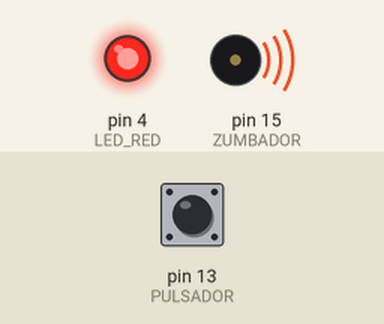
Recording of a sketch running on a simulated Arduino Uno, built with avr-gcc and run on an emulated ATmega328P. On the bench: output pins drawn as LEDs (lit = HIGH), buzzer (waves = sounding, pin HIGH). The inputs (shaded band) are chosen by the test bench; at power-on: pin 13 (PULSADOR) LOW.

Above: at 1.2 s.
1.3 s: pin 13 (PULSADOR) pulled HIGH for 0.25 s
At 1.5 s:
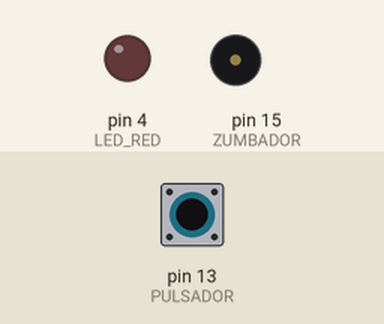
3.1 s: pin 13 (PULSADOR) pulled HIGH for 3.2 s
At 7.2 s:
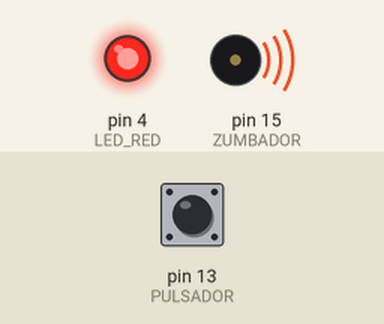
Timing chart, 0 to 8.7 s (numbered marks = the images above; inputs shaded):
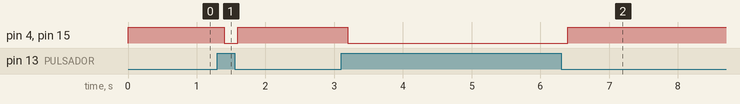

The sketch:

05_pulsadorLed.ino
```cpp
#define PULSADOR 13
#define LED_RED 4
#define ZUMBADOR 15

int valorBoton = HIGH;
int estado = LOW;

void setup() {
  pinMode(PULSADOR, INPUT);
  pinMode(LED_RED, OUTPUT);
  pinMode(ZUMBADOR, OUTPUT);
}

void loop() {
  valorBoton = digitalRead(PULSADOR);

  if (valorBoton == HIGH){
    digitalWrite(LED_RED, LOW);
    digitalWrite(ZUMBADOR, LOW);
  }
  else{
    digitalWrite(LED_RED, HIGH);
    digitalWrite(ZUMBADOR, HIGH);
  }


  /*if (valorBoton == LOW){
    estado = !estado;
    digitalWrite(LED_RED, estado);
  }
  */
  delay(200);

}
```

Measured:
- after the input at 1.3 s, pin 4 (LED_RED), pin 15 (ZUMBADOR): HIGH → LOW after 0.10 s, → HIGH 0.20 s later
- after the input at 3.1 s, pin 4 (LED_RED), pin 15 (ZUMBADOR): HIGH → LOW after 0.10 s, → HIGH 3.2 s later
